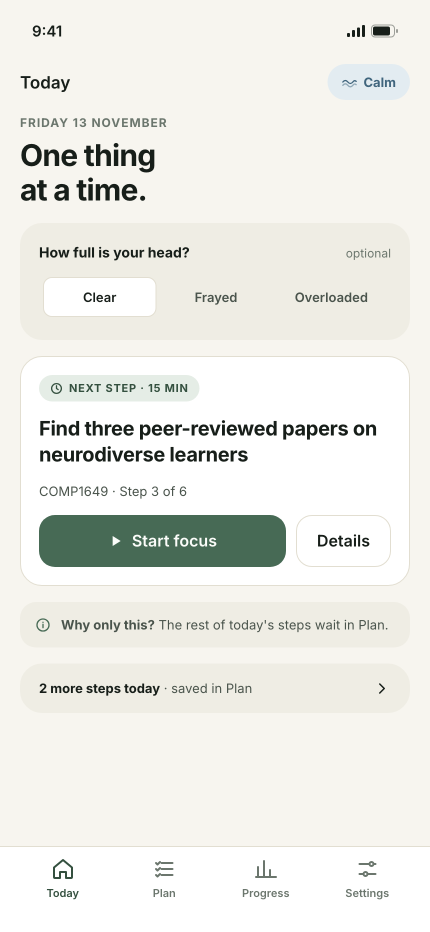
#> input picture figma/png/01-today.png, 860 x 1864 px (shown at 1/2 size); its folder holds 4 pictures in this run
$ python build_figures.py
#> lines starting #> are read from the running program, lines starting #| are printed output that depends on the picture
"""Build single-screen report figures from the captured screens.

Requires Pillow and the PNGs from scripts/capture.sh.
Outputs to report/figures/:
  screen-<name>.png          one framed screen per file
  norman-<principle>.png     one screen per principle, numbered markers
The hand-drawn process figures come from scripts/build_sketches.sh.
Run:  python3 scripts/build_figures.py
"""
import shutil
from pathlib import Path

from PIL import Image, ImageDraw, ImageFont

ROOT = Path(__file__).resolve().parent.parent
PNG = ROOT / "figma" / "png"
OUT = ROOT / "report" / "figures"
ARIAL_B = "/System/Library/Fonts/Supplemental/Arial Bold.ttf"
SCALE = 2  # screenshots are @2x

SCREENS = ["01-today", "02-plan", "03-step", "04-focus", "04b-focus-paused", "05-rest",
           "06-calm", "06b-calm-muted", "07-settings", "07b-settings-applied", "08-progress", "00-today-dashboard"]

# Boxes in 430 x 932 CSS px, measured from the DOM in headless Chrome after fonts load.
NORMAN = {
    "visibility": ("01-today", (37, 99, 235), [(20, 356, 390, 230), (327, 64, 83, 36)]),
    "feedback": ("04-focus", (22, 163, 74), [(107, 255, 216, 216), (20, 510, 390, 52)]),
    "constraints": ("03-step", (220, 38, 38), [(20, 114, 326, 27), (20, 235, 390, 261), (20, 677, 390, 44)]),
    "consistency": ("07b-settings-applied", (217, 119, 6), [(37, 544, 356, 48), (37, 667, 356, 48), (0, 846, 430, 86), (328, 64, 82, 36)]),
    "affordance": ("06-calm", (147, 51, 234), [(20, 460, 390, 52), (343, 547, 50, 30), (20, 755, 390, 69)]),
}


def framed(img):
    """Plain thin grey border, no rounded corners."""
    out = img.copy()
#> out is the input picture: PIL image 860x1864 RGB; mean R, G, B 235.8, 236, 230.6
    ImageDraw.Draw(out).rectangle([0, 0, out.width - 1, out.height - 1], outline=(150, 150, 150), width=3)
    return out


def pad(img, p=16):
#> called with p = 16
    out = Image.new("RGB", (img.width + 2 * p, img.height + 2 * p), (255, 255, 255))
#> out: PIL image 892x1896 RGB; every value is 255
    out.paste(img, (p, p))
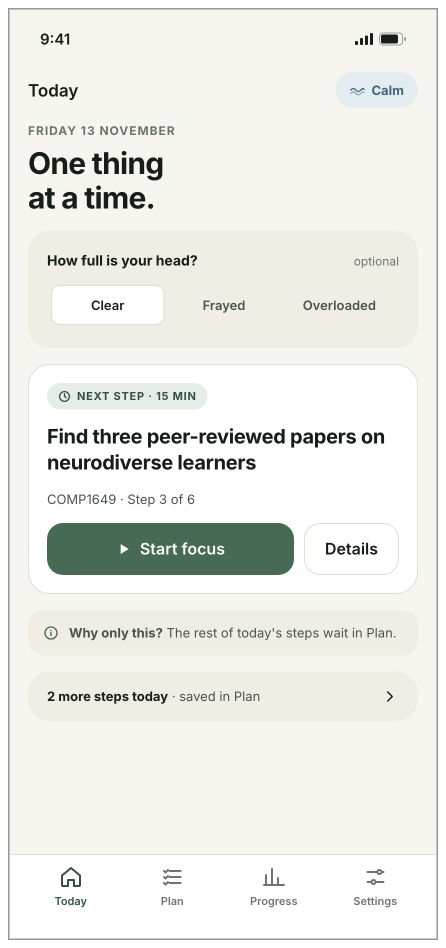
#> out: PIL image 892x1896 RGB (shown at 1/2 size); mean R, G, B 235.9, 236, 231
    return out


def screen(name):
    return framed(Image.open(PNG / f"{name}.png").convert("RGB"))


def annotate(name, colour, boxes):
    img = screen(name)
    d = ImageDraw.Draw(img)
    font = ImageFont.truetype(ARIAL_B, 30)
    for i, (x, y, w, h) in enumerate(boxes, 1):
        x, y, w, h = (v * SCALE for v in (x, y, w, h))
        d.rounded_rectangle([x - 6, y - 6, x + w + 6, y + h + 6], 22, outline=colour, width=7)
        r = 26
        bx, by = min(x + w - 4, img.width - r - 6), max(y - 4, r + 6)
        d.ellipse([bx - r, by - r, bx + r, by + r], fill=colour)
        d.text((bx, by), str(i), fill=(255, 255, 255), font=font, anchor="mm")
    return img


FLOWS = {
    "flow-planning": [("01-today", "Today"), ("03-step", "Step"), ("04-focus", "Focus"), ("04b-focus-paused", "Paused"), ("05-rest", "Rest")],
    "flow-overload": [("01-today", "Any screen"), ("06-calm", "Calm"), ("06b-calm-muted", "Quiet mode"), ("08-progress", "Progress")],
    "flow-personalise": [("02-plan", "Plan"), ("07-settings", "Settings"), ("07b-settings-applied", "Settings applied")],
}
ARIAL = "/System/Library/Fonts/Supplemental/Arial.ttf"


def flow(items, w=330, gap=80, label_h=50, p=10):
    """Screens of one journey in order with plain arrows: a basic report diagram."""
    shots = []
    for n, _ in items:
        img = Image.open(PNG / f"{n}.png").convert("RGB").resize((w, round(1864 * w / 860)), Image.LANCZOS)
        ImageDraw.Draw(img).rectangle([0, 0, img.width - 1, img.height - 1], outline=(150, 150, 150), width=2)
        shots.append(img)
    h = shots[0].height
    W = 2 * p + len(shots) * w + (len(shots) - 1) * gap
    canvas = Image.new("RGB", (W, 2 * p + h + label_h), (255, 255, 255))
    d = ImageDraw.Draw(canvas)
    font = ImageFont.truetype(ARIAL, 24)
    for i, (shot, (_, label)) in enumerate(zip(shots, items)):
        x = p + i * (w + gap)
        canvas.paste(shot, (x, p))
        d.text((x + w / 2, p + h + label_h / 2 + 2), label, fill=(0, 0, 0), font=font, anchor="mm")
        if i < len(shots) - 1:
            y, x1, x2 = p + h / 2, x + w + 12, x + w + gap - 12
            d.line([(x1, y), (x2, y)], fill=(0, 0, 0), width=3)
            d.line([(x2 - 12, y - 9), (x2, y), (x2 - 12, y + 9)], fill=(0, 0, 0), width=3)
    return canvas


if __name__ == "__main__":
    OUT.mkdir(parents=True, exist_ok=True)
    for old in list(OUT.glob("fig-*.png")):
        old.unlink()
    shutil.rmtree(OUT / "_src", ignore_errors=True)
    for n in SCREENS:
        pad(screen(n)).save(OUT / f"screen-{n}.png", dpi=(200, 200))
#> pass 2 of the loop `for n in SCREENS:`:
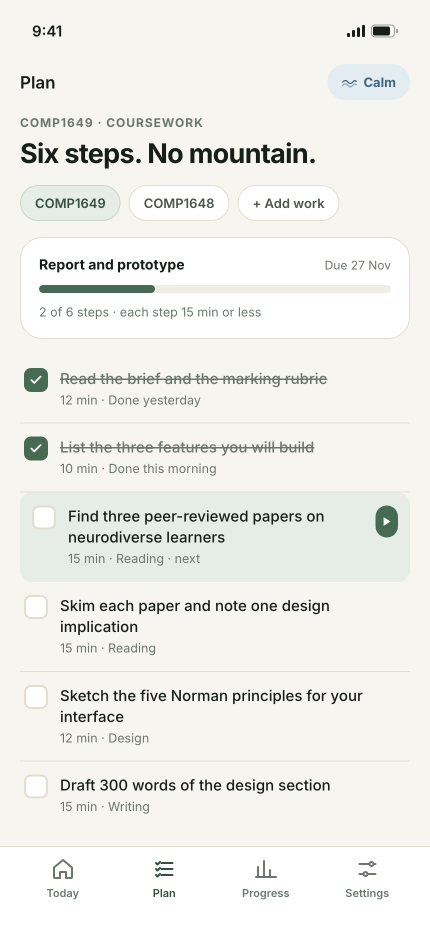
#> input picture figma/png/02-plan.png, 860 x 1864 px (shown at 1/2 size)
#> in framed, out is the input picture: PIL image 860x1864 RGB; mean R, G, B 238.1, 238.1, 233
#> in pad (call 2), `out.paste(img, (p, p))`:
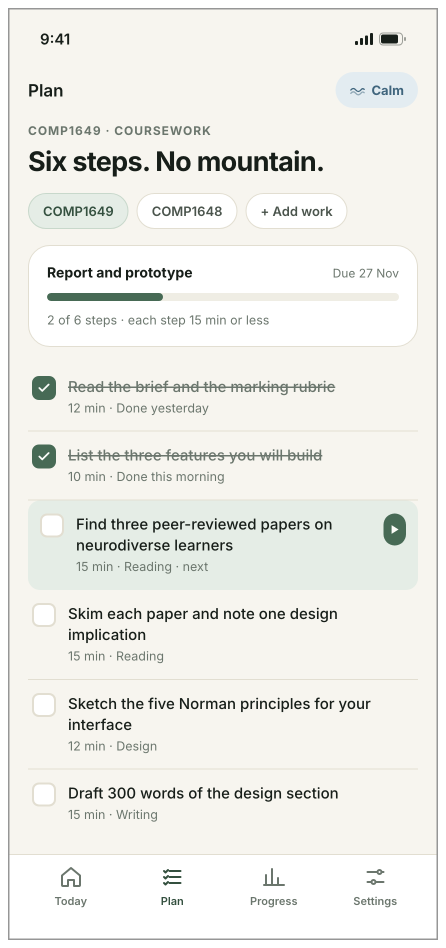
#> out: PIL image 892x1896 RGB (shown at 1/2 size); mean R, G, B 238, 238, 233.3
#> pass 3 of the loop `for n in SCREENS:`:
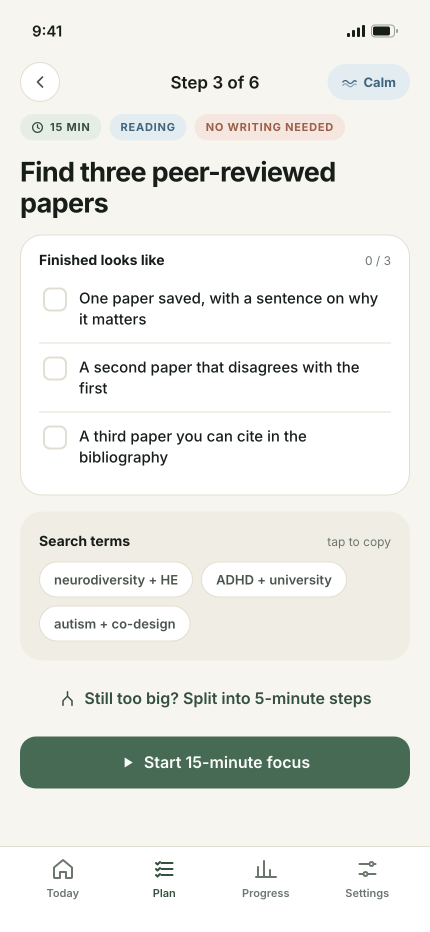
#> input picture figma/png/03-step.png, 860 x 1864 px (shown at 1/2 size)
#> in framed, out is the input picture: PIL image 860x1864 RGB; mean R, G, B 233.3, 234.2, 229.4
#> in pad (call 3), `out.paste(img, (p, p))`:
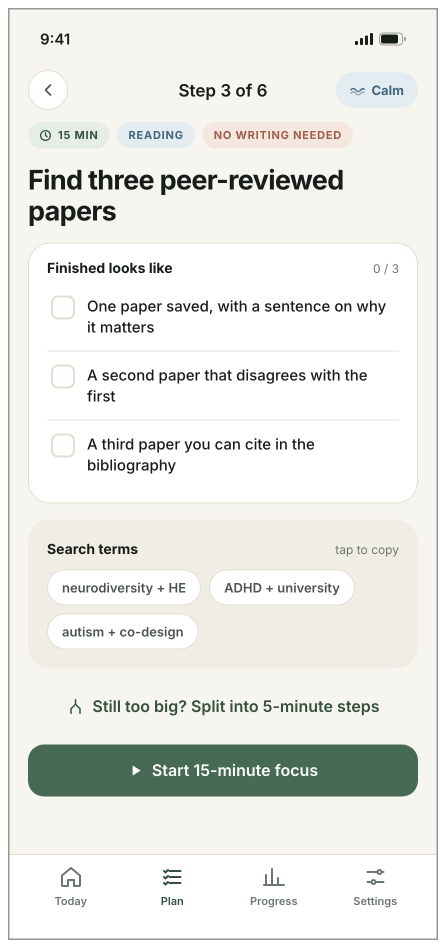
#> out: PIL image 892x1896 RGB (shown at 1/2 size); mean R, G, B 233.5, 234.4, 229.8
#> (the run stopped early here; a loop or call above may not have finished)
